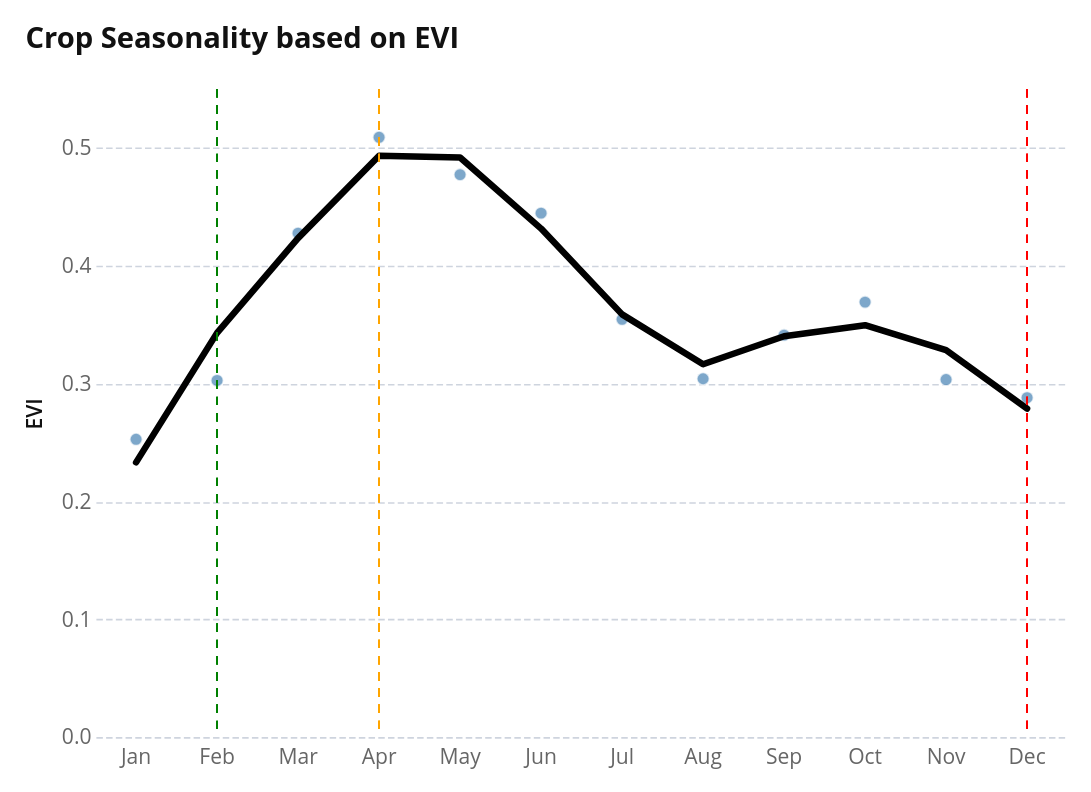

Write notebook code for a chart like this one.
### Markdown cell above
## Visualizations

Built-in interactive charts using Altair:

### Code cell
chart = evy.plot_seasonality(phenology)
chart

### Figure 1 — Vega-Lite specification as saved in the notebook (floating-point values rounded to 4 significant figures)
{"config": {"background": "white", "padding": 15, "mark": {"tooltip": true}, "point": {"filled": true, "size": 60, "stroke": "white", "strokeWidth": 1}, "circle": {"filled": true, "stroke": "white", "strokeWidth": 1}, "square": {"filled": true, "stroke": "white", "strokeWidth": 1}, "line": {"strokeWidth": 4, "strokeCap": "round", "strokeJoin": "round"}, "bar": {"cornerRadiusEnd": 0}, "area": {"opacity": 0.7}, "arc": {"stroke": "white", "strokeWidth": 1}, "rect": {"stroke": "#8A969F", "strokeWidth": 0.5}, "geoshape": {"stroke": "#666666", "strokeWidth": 0.3, "strokeJoin": "round", "strokeCap": "round"}, "title": {"font": "Open Sans, sans-serif", "fontSize": 18, "fontWeight": 700, "lineHeight": 22, "color": "#111111", "anchor": "start", "offset": 21, "subtitleFont": "Open Sans, sans-serif", "subtitleFontSize": 15, "subtitleFontWeight": 400, "subtitleLineHeight": 18, "subtitleColor": "#666666", "subtitlePadding": 3}, "axis": {"domain": false, "grid": true, "gridColor": "#CED4DE", "gridDash": [4, 2], "gridWidth": 1, "labelFont": "Open Sans, sans-serif", "labelFontSize": 13, "labelFontWeight": 400, "labelColor": "#666666", "labelPadding": 3, "tickColor": "#CED4DE", "tickSize": 5, "tickCount": 5, "titleFont": "Open Sans, sans-serif", "titleFontSize": 13, "titleFontWeight": 600, "titleColor": "#111111", "titlePadding": 9}, "axisX": {"grid": false, "tickSize": 0, "labelAngle": 0}, "axisY": {"domain": false, "ticks": false, "gridColor": "#CED4DE", "gridDash": [4, 2], "gridWidth": 1}, "axisQuantitative": {"tickCount": 5}, "axisBand": {"labelPadding": 6, "tickSize": 0}, "axisTemporal": {"grid": false}, "legend": {"labelFont": "Open Sans, sans-serif", "labelFontSize": 13, "labelFontWeight": 600, "labelColor": "#111111", "titleFont": "Open Sans, sans-serif", "titleFontSize": 13, "titleFontWeight": 600, "titleColor": "#111111", "titlePadding": 3, "symbolSize": 196, "symbolStrokeWidth": 0, "padding": 15, "offset": 21, "columnPadding": 21, "orient": "bottom", "labelLimit": 200, "titleLimit": 200}, "view": {"stroke": null, "continuousWidth": 600, "continuousHeight": 400}, "range": {"category": ["#34A7F2", "#FF9800", "#664AB6", "#4EC2C0", "#F3578E", "#081079", "#0C7C68", "#AA0000", "#DDDA21"], "diverging": ["#920000", "#BD6126", "#E3A763", "#EFEFEF", "#80BDE7", "#3587C3", "#025288"], "heatmap": ["#E3F6FD", "#75CCEC", "#089BD4", "#0169A1", "#023B6F"], "ordinal": ["#E3F6FD", "#75CCEC", "#089BD4", "#0169A1", "#023B6F"], "ramp": ["#E3F6FD", "#75CCEC", "#089BD4", "#0169A1", "#023B6F"]}, "scale": {"bandPaddingInner": 0.2, "bandPaddingOuter": 0.1, "pointPadding": 0.5}, "header": {"labelFont": "Open Sans, sans-serif", "labelFontSize": 13, "labelFontWeight": 600, "labelColor": "#111111", "titleFont": "Open Sans, sans-serif", "titleFontSize": 15, "titleFontWeight": 600, "titleColor": "#111111"}, "concat": {"spacing": 18}, "facet": {"spacing": 18}, "selection": {"point": {"on": "click", "clear": "dblclick"}, "interval": {"mark": {"fill": "#0071BC", "fillOpacity": 0.15, "stroke": "#0071BC", "strokeWidth": 1}}}}, "layer": [{"mark": {"type": "circle", "color": "steelblue", "size": 60}, "encoding": {"tooltip": [{"field": "month", "title": "Month", "type": "ordinal"}, {"field": "value", "format": ".3f", "title": "EVI", "type": "quantitative"}], "x": {"axis": {"labelExpr": "['Jan','Feb','Mar','Apr','May','Jun','Jul','Aug','Sep','Oct','Nov','Dec'][datum.value-1]", "title": ""}, "field": "month", "scale": {"domain": [1, 2, 3, 4, 5, 6, 7, 8, 9, 10, 11, 12]}, "type": "ordinal"}, "y": {"field": "value", "title": "EVI", "type": "quantitative"}}}, {"mark": {"type": "line", "color": "black"}, "encoding": {"tooltip": [{"field": "month", "title": "Month", "type": "ordinal"}, {"field": "smoothed", "format": ".3f", "title": "Smoothed EVI", "type": "quantitative"}], "x": {"field": "month", "type": "ordinal"}, "y": {"field": "smoothed", "type": "quantitative"}}}, {"mark": {"type": "rule", "color": "green", "strokeDash": [5, 5]}, "encoding": {"x": {"field": "sos", "type": "ordinal"}}, "transform": [{"filter": "isValid(datum['sos'])"}]}, {"mark": {"type": "rule", "color": "orange", "strokeDash": [5, 5]}, "encoding": {"x": {"field": "mos", "type": "ordinal"}}, "transform": [{"filter": "isValid(datum['mos'])"}]}, {"mark": {"type": "rule", "color": "red", "strokeDash": [5, 5]}, "encoding": {"x": {"field": "eos", "type": "ordinal"}}, "transform": [{"filter": "isValid(datum['eos'])"}]}], "data": {"name": "data-0d628985e1039716bbc9d1aef3e94677"}, "height": 400, "title": "Crop Seasonality based on EVI", "width": 600, "$schema": "https://vega.github.io/schema/vega-lite/v6.1.0.json", "datasets": {"data-0d628985e1039716bbc9d1aef3e94677": [{"month": 1, "value": 0.2528, "smoothed": 0.2332, "sos": 2, "mos": 4, "eos": 12}, {"month": 2, "value": 0.3027, "smoothed": 0.3431, "sos": 2, "mos": 4, "eos": 12}, {"month": 3, "value": 0.4277, "smoothed": 0.4235, "sos": 2, "mos": 4, "eos": 12}, {"month": 4, "value": 0.5091, "smoothed": 0.4935, "sos": 2, "mos": 4, "eos": 12}, {"month": 5, "value": 0.4774, "smoothed": 0.4919, "sos": 2, "mos": 4, "eos": 12}, {"month": 6, "value": 0.4447, "smoothed": 0.4316, "sos": 2, "mos": 4, "eos": 12}, {"month": 7, "value": 0.3546, "smoothed": 0.3588, "sos": 2, "mos": 4, "eos": 12}, {"month": 8, "value": 0.3042, "smoothed": 0.3165, "sos": 2, "mos": 4, "eos": 12}, {"month": 9, "value": 0.3412, "smoothed": 0.3402, "sos": 2, "mos": 4, "eos": 12}, {"month": 10, "value": 0.3692, "smoothed": 0.3496, "sos": 2, "mos": 4, "eos": 12}, {"month": 11, "value": 0.3035, "smoothed": 0.3284, "sos": 2, "mos": 4, "eos": 12}, {"month": 12, "value": 0.2881, "smoothed": 0.2789, "sos": 2, "mos": 4, "eos": 12}]}}
